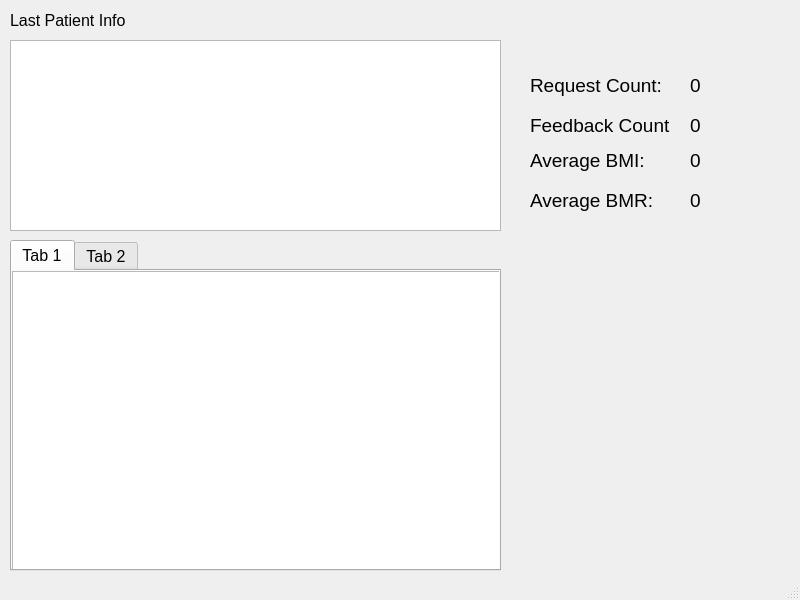
<?xml version="1.0" encoding="UTF-8"?>
<ui version="4.0">
 <class>MainWindow</class>
 <widget class="QMainWindow" name="MainWindow">
  <property name="geometry">
   <rect>
    <x>0</x>
    <y>0</y>
    <width>800</width>
    <height>600</height>
   </rect>
  </property>
  <property name="minimumSize">
   <size>
    <width>800</width>
    <height>600</height>
   </size>
  </property>
  <property name="maximumSize">
   <size>
    <width>800</width>
    <height>600</height>
   </size>
  </property>
  <property name="font">
   <font>
    <pointsize>12</pointsize>
    <italic>false</italic>
    <bold>false</bold>
    <underline>false</underline>
   </font>
  </property>
  <property name="mouseTracking">
   <bool>false</bool>
  </property>
  <property name="windowTitle">
   <string>Nutrition Server</string>
  </property>
  <widget class="QWidget" name="centralwidget">
   <widget class="QTextBrowser" name="lastRequestTextBrowser">
    <property name="geometry">
     <rect>
      <x>10</x>
      <y>40</y>
      <width>491</width>
      <height>191</height>
     </rect>
    </property>
   </widget>
   <widget class="QLabel" name="totalRequestsLabel">
    <property name="geometry">
     <rect>
      <x>690</x>
      <y>70</y>
      <width>71</width>
      <height>31</height>
     </rect>
    </property>
    <property name="font">
     <font>
      <pointsize>14</pointsize>
      <italic>false</italic>
      <bold>false</bold>
      <underline>false</underline>
     </font>
    </property>
    <property name="text">
     <string>0</string>
    </property>
   </widget>
   <widget class="QLabel" name="averageBMILabel">
    <property name="geometry">
     <rect>
      <x>690</x>
      <y>150</y>
      <width>71</width>
      <height>21</height>
     </rect>
    </property>
    <property name="font">
     <font>
      <pointsize>14</pointsize>
      <italic>false</italic>
      <bold>false</bold>
      <underline>false</underline>
     </font>
    </property>
    <property name="text">
     <string>0</string>
    </property>
   </widget>
   <widget class="QLabel" name="averageBMRLabel">
    <property name="geometry">
     <rect>
      <x>690</x>
      <y>190</y>
      <width>71</width>
      <height>21</height>
     </rect>
    </property>
    <property name="font">
     <font>
      <pointsize>14</pointsize>
      <italic>false</italic>
      <bold>false</bold>
      <underline>false</underline>
     </font>
    </property>
    <property name="text">
     <string>0</string>
    </property>
   </widget>
   <widget class="QTabWidget" name="logTabs">
    <property name="geometry">
     <rect>
      <x>10</x>
      <y>240</y>
      <width>491</width>
      <height>331</height>
     </rect>
    </property>
    <property name="currentIndex">
     <number>0</number>
    </property>
    <widget class="QWidget" name="tab">
     <attribute name="title">
      <string>Tab 1</string>
     </attribute>
     <widget class="QTextBrowser" name="PatientsTextBrowser">
      <property name="geometry">
       <rect>
        <x>0</x>
        <y>0</y>
        <width>491</width>
        <height>301</height>
       </rect>
      </property>
     </widget>
    </widget>
    <widget class="QWidget" name="tab_2">
     <attribute name="title">
      <string>Tab 2</string>
     </attribute>
     <widget class="QTextBrowser" name="FeedbacksTextBrowser">
      <property name="geometry">
       <rect>
        <x>0</x>
        <y>0</y>
        <width>491</width>
        <height>301</height>
       </rect>
      </property>
     </widget>
    </widget>
   </widget>
   <widget class="QLabel" name="totalFeedbacksLabel">
    <property name="geometry">
     <rect>
      <x>690</x>
      <y>110</y>
      <width>71</width>
      <height>31</height>
     </rect>
    </property>
    <property name="font">
     <font>
      <pointsize>14</pointsize>
      <italic>false</italic>
      <bold>false</bold>
      <underline>false</underline>
     </font>
    </property>
    <property name="text">
     <string>0</string>
    </property>
   </widget>
   <widget class="SystemMonitorWidget" name="monitor" native="true">
    <property name="geometry">
     <rect>
      <x>500</x>
      <y>270</y>
      <width>301</width>
      <height>271</height>
     </rect>
    </property>
   </widget>
   <widget class="QLabel" name="label">
    <property name="geometry">
     <rect>
      <x>10</x>
      <y>10</y>
      <width>121</width>
      <height>21</height>
     </rect>
    </property>
    <property name="text">
     <string>Last Patient Info</string>
    </property>
   </widget>
   <widget class="QLabel" name="totalRequestsLabel_2">
    <property name="geometry">
     <rect>
      <x>530</x>
      <y>70</y>
      <width>141</width>
      <height>31</height>
     </rect>
    </property>
    <property name="font">
     <font>
      <pointsize>14</pointsize>
      <italic>false</italic>
      <bold>false</bold>
      <underline>false</underline>
     </font>
    </property>
    <property name="text">
     <string>Request Count:</string>
    </property>
   </widget>
   <widget class="QLabel" name="averageBMILabel_2">
    <property name="geometry">
     <rect>
      <x>530</x>
      <y>150</y>
      <width>141</width>
      <height>21</height>
     </rect>
    </property>
    <property name="font">
     <font>
      <pointsize>14</pointsize>
      <italic>false</italic>
      <bold>false</bold>
      <underline>false</underline>
     </font>
    </property>
    <property name="text">
     <string>Average BMI:</string>
    </property>
   </widget>
   <widget class="QLabel" name="averageBMRLabel_2">
    <property name="geometry">
     <rect>
      <x>530</x>
      <y>190</y>
      <width>141</width>
      <height>21</height>
     </rect>
    </property>
    <property name="font">
     <font>
      <pointsize>14</pointsize>
      <italic>false</italic>
      <bold>false</bold>
      <underline>false</underline>
     </font>
    </property>
    <property name="text">
     <string>Average BMR:</string>
    </property>
   </widget>
   <widget class="QLabel" name="totalFeedbacksLabel_2">
    <property name="geometry">
     <rect>
      <x>530</x>
      <y>110</y>
      <width>141</width>
      <height>31</height>
     </rect>
    </property>
    <property name="font">
     <font>
      <pointsize>14</pointsize>
      <italic>false</italic>
      <bold>false</bold>
      <underline>false</underline>
     </font>
    </property>
    <property name="text">
     <string>Feedback Count:</string>
    </property>
   </widget>
  </widget>
  <widget class="QMenuBar" name="menubar">
   <property name="geometry">
    <rect>
     <x>0</x>
     <y>0</y>
     <width>800</width>
     <height>25</height>
    </rect>
   </property>
  </widget>
  <widget class="QStatusBar" name="statusbar"/>
 </widget>
 <customwidgets>
  <customwidget>
   <class>SystemMonitorWidget</class>
   <extends>QWidget</extends>
   <header>system_monitor_widget.h</header>
   <container>1</container>
  </customwidget>
 </customwidgets>
 <resources/>
 <connections/>
</ui>
